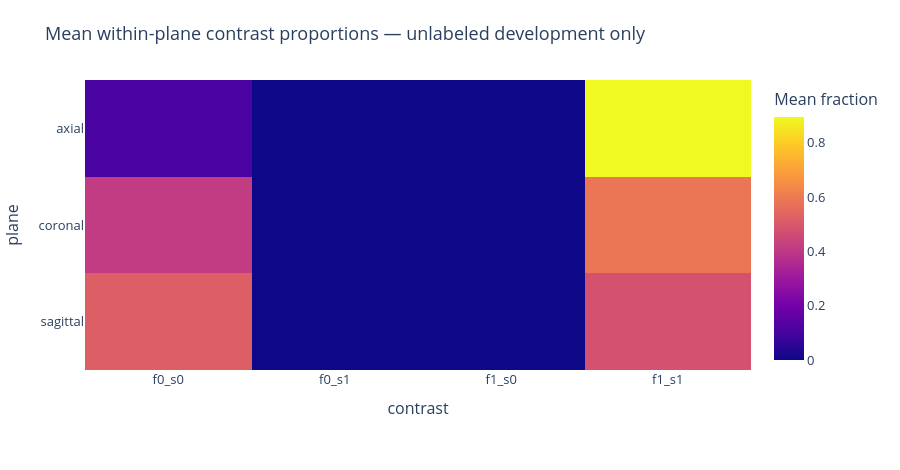

Notebook code cell kept with this figure:
### Markdown cell above
## 08. Conditional contrast coverage

Within-plane proportions separate contrast availability from overall series count. Missing-plane status remains explicit.

### Code cell
figure = round1_figure(DIRECTORY, 8)
figure.show(renderer='plotly_mimetype')

### Figure 1 — Plotly figure (JSON) as saved in the notebook; plotly's stock layout.template omitted (floating-point values rounded to 4 significant figures)
{"data": [{"coloraxis": "coloraxis", "hovertemplate": "contrast: %{x}<br>plane: %{y}<br>Mean fraction: %{z}<extra></extra>", "name": "0", "type": "heatmap", "x": ["f0_s0", "f0_s1", "f1_s0", "f1_s1"], "xaxis": "x", "y": ["axial", "coronal", "sagittal"], "yaxis": "y", "z": [[0.1057, 0.0, 0.0, 0.8943], [0.4135, 0.0, 0.0, 0.5865], [0.5193, 0.0, 0.0, 0.4807]]}], "layout": {"coloraxis": {"colorbar": {"title": {"text": "Mean fraction"}}, "colorscale": [[0, "#0d0887"], [0.1111, "#46039f"], [0.2222, "#7201a8"], [0.3333, "#9c179e"], [0.4444, "#bd3786"], [0.5556, "#d8576b"], [0.6667, "#ed7953"], [0.7778, "#fb9f3a"], [0.8889, "#fdca26"], [1, "#f0f921"]]}, "font": {"size": 13}, "height": 470, "margin": {"b": 100, "l": 70, "r": 25, "t": 80}, "title": {"text": "Mean within-plane contrast proportions — unlabeled development only"}, "xaxis": {"anchor": "y", "domain": [0, 1], "title": {"text": "contrast"}}, "yaxis": {"anchor": "x", "autorange": "reversed", "domain": [0, 1], "title": {"text": "plane"}}}}
